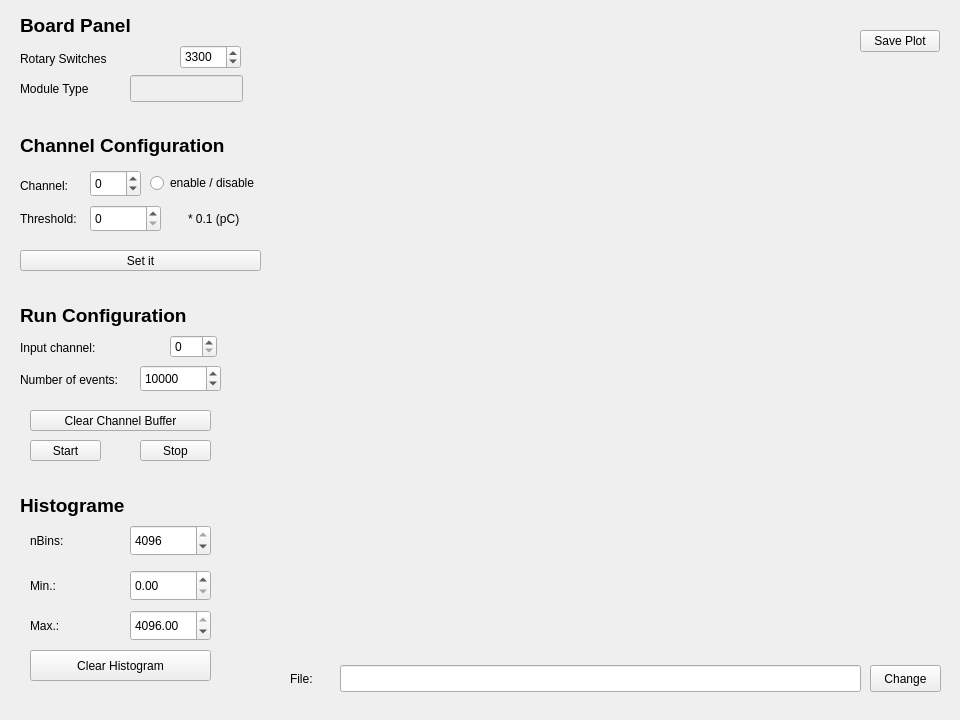
<?xml version="1.0" encoding="UTF-8"?>
<ui version="4.0">
 <class>qdc</class>
 <widget class="QWidget" name="qdc">
  <property name="geometry">
   <rect>
    <x>0</x>
    <y>0</y>
    <width>960</width>
    <height>720</height>
   </rect>
  </property>
  <property name="windowTitle">
   <string>Form</string>
  </property>
  <widget class="QPushButton" name="pushButton_clearChannel">
   <property name="geometry">
    <rect>
     <x>30</x>
     <y>410</y>
     <width>181</width>
     <height>21</height>
    </rect>
   </property>
   <property name="text">
    <string>Clear Channel Buffer</string>
   </property>
  </widget>
  <widget class="QCustomPlot" name="qdc_profile" native="true">
   <property name="geometry">
    <rect>
     <x>290</x>
     <y>60</y>
     <width>651</width>
     <height>601</height>
    </rect>
   </property>
  </widget>
  <widget class="QLabel" name="label_3">
   <property name="geometry">
    <rect>
     <x>30</x>
     <y>530</y>
     <width>41</width>
     <height>21</height>
    </rect>
   </property>
   <property name="text">
    <string>nBins: </string>
   </property>
  </widget>
  <widget class="QLabel" name="label_4">
   <property name="geometry">
    <rect>
     <x>30</x>
     <y>575</y>
     <width>41</width>
     <height>21</height>
    </rect>
   </property>
   <property name="text">
    <string>Min.:</string>
   </property>
  </widget>
  <widget class="QLabel" name="label_5">
   <property name="geometry">
    <rect>
     <x>30</x>
     <y>615</y>
     <width>41</width>
     <height>21</height>
    </rect>
   </property>
   <property name="text">
    <string>Max.:</string>
   </property>
  </widget>
  <widget class="QSpinBox" name="spinBox_qdc_nbins">
   <property name="geometry">
    <rect>
     <x>130</x>
     <y>525</y>
     <width>81</width>
     <height>31</height>
    </rect>
   </property>
   <property name="maximum">
    <number>4096</number>
   </property>
   <property name="value">
    <number>4096</number>
   </property>
  </widget>
  <widget class="QLabel" name="label_6">
   <property name="geometry">
    <rect>
     <x>20</x>
     <y>370</y>
     <width>131</width>
     <height>20</height>
    </rect>
   </property>
   <property name="text">
    <string>Number of events:</string>
   </property>
  </widget>
  <widget class="QSpinBox" name="spinBox_qdc_nevents">
   <property name="geometry">
    <rect>
     <x>140</x>
     <y>365</y>
     <width>81</width>
     <height>27</height>
    </rect>
   </property>
   <property name="minimum">
    <number>-1</number>
   </property>
   <property name="maximum">
    <number>10000000</number>
   </property>
   <property name="value">
    <number>10000</number>
   </property>
  </widget>
  <widget class="QPushButton" name="pushButton_qdc_startprofile">
   <property name="geometry">
    <rect>
     <x>30</x>
     <y>440</y>
     <width>71</width>
     <height>21</height>
    </rect>
   </property>
   <property name="text">
    <string>Start</string>
   </property>
  </widget>
  <widget class="QPushButton" name="pushButton_stopprofile">
   <property name="geometry">
    <rect>
     <x>140</x>
     <y>440</y>
     <width>71</width>
     <height>21</height>
    </rect>
   </property>
   <property name="text">
    <string>Stop</string>
   </property>
  </widget>
  <widget class="QDoubleSpinBox" name="doubleSpinBox_qdc_vmin">
   <property name="geometry">
    <rect>
     <x>130</x>
     <y>570</y>
     <width>81</width>
     <height>31</height>
    </rect>
   </property>
   <property name="maximum">
    <double>4096.000000000000000</double>
   </property>
  </widget>
  <widget class="QDoubleSpinBox" name="doubleSpinBox_qdc_vmax">
   <property name="geometry">
    <rect>
     <x>130</x>
     <y>610</y>
     <width>81</width>
     <height>31</height>
    </rect>
   </property>
   <property name="minimum">
    <double>0.000000000000000</double>
   </property>
   <property name="maximum">
    <double>4096.000000000000000</double>
   </property>
   <property name="value">
    <double>4096.000000000000000</double>
   </property>
  </widget>
  <widget class="QPushButton" name="pushButton_clearProfile">
   <property name="geometry">
    <rect>
     <x>30</x>
     <y>650</y>
     <width>181</width>
     <height>31</height>
    </rect>
   </property>
   <property name="text">
    <string>Clear Histogram</string>
   </property>
  </widget>
  <widget class="QLabel" name="label_qdc_2">
   <property name="geometry">
    <rect>
     <x>20</x>
     <y>50</y>
     <width>121</width>
     <height>17</height>
    </rect>
   </property>
   <property name="text">
    <string>Rotary Switches</string>
   </property>
  </widget>
  <widget class="QLineEdit" name="lineEdit_qdc_module_type">
   <property name="enabled">
    <bool>false</bool>
   </property>
   <property name="geometry">
    <rect>
     <x>130</x>
     <y>75</y>
     <width>113</width>
     <height>27</height>
    </rect>
   </property>
  </widget>
  <widget class="QLabel" name="label_qdc_3">
   <property name="geometry">
    <rect>
     <x>20</x>
     <y>80</y>
     <width>101</width>
     <height>17</height>
    </rect>
   </property>
   <property name="text">
    <string>Module Type</string>
   </property>
  </widget>
  <widget class="QSpinBox" name="spinBox_qdc_rotary_switches">
   <property name="geometry">
    <rect>
     <x>180</x>
     <y>45</y>
     <width>61</width>
     <height>24</height>
    </rect>
   </property>
   <property name="maximum">
    <number>65535</number>
   </property>
   <property name="value">
    <number>13056</number>
   </property>
   <property name="displayIntegerBase">
    <number>16</number>
   </property>
  </widget>
  <widget class="QLabel" name="label_qdc_1">
   <property name="geometry">
    <rect>
     <x>20</x>
     <y>10</y>
     <width>131</width>
     <height>31</height>
    </rect>
   </property>
   <property name="font">
    <font>
     <pointsize>14</pointsize>
     <weight>75</weight>
     <bold>true</bold>
    </font>
   </property>
   <property name="text">
    <string>Board Panel</string>
   </property>
  </widget>
  <widget class="QWidget" name="widget_qdc_display" native="true">
   <property name="geometry">
    <rect>
     <x>20</x>
     <y>170</y>
     <width>271</width>
     <height>121</height>
    </rect>
   </property>
   <widget class="QRadioButton" name="radioButton_qdc_enable">
    <property name="geometry">
     <rect>
      <x>130</x>
      <y>2</y>
      <width>131</width>
      <height>22</height>
     </rect>
    </property>
    <property name="text">
     <string>enable / disable</string>
    </property>
   </widget>
   <widget class="QLabel" name="label">
    <property name="geometry">
     <rect>
      <x>0</x>
      <y>0</y>
      <width>71</width>
      <height>31</height>
     </rect>
    </property>
    <property name="text">
     <string>Channel: </string>
    </property>
   </widget>
   <widget class="QSpinBox" name="spinBox_qdc_channelN">
    <property name="geometry">
     <rect>
      <x>70</x>
      <y>0</y>
      <width>51</width>
      <height>27</height>
     </rect>
    </property>
    <property name="minimum">
     <number>-1</number>
    </property>
    <property name="maximum">
     <number>31</number>
    </property>
   </widget>
   <widget class="QLabel" name="label_7">
    <property name="geometry">
     <rect>
      <x>168</x>
      <y>40</y>
      <width>71</width>
      <height>17</height>
     </rect>
    </property>
    <property name="text">
     <string>* 0.1 (pC)</string>
    </property>
   </widget>
   <widget class="QLabel" name="label_2">
    <property name="geometry">
     <rect>
      <x>0</x>
      <y>40</y>
      <width>81</width>
      <height>17</height>
     </rect>
    </property>
    <property name="text">
     <string>Threshold: </string>
    </property>
   </widget>
   <widget class="QPushButton" name="pushButton">
    <property name="geometry">
     <rect>
      <x>0</x>
      <y>80</y>
      <width>241</width>
      <height>21</height>
     </rect>
    </property>
    <property name="text">
     <string>Set it</string>
    </property>
   </widget>
   <widget class="QSpinBox" name="spinBox_qdc_threshold">
    <property name="geometry">
     <rect>
      <x>70</x>
      <y>35</y>
      <width>71</width>
      <height>27</height>
     </rect>
    </property>
    <property name="maximum">
     <number>4080</number>
    </property>
    <property name="singleStep">
     <number>16</number>
    </property>
   </widget>
  </widget>
  <widget class="QLineEdit" name="lineEdit_qdc_file_name">
   <property name="geometry">
    <rect>
     <x>340</x>
     <y>665</y>
     <width>521</width>
     <height>27</height>
    </rect>
   </property>
  </widget>
  <widget class="QPushButton" name="pushButton_qdc_file_name">
   <property name="geometry">
    <rect>
     <x>870</x>
     <y>665</y>
     <width>71</width>
     <height>27</height>
    </rect>
   </property>
   <property name="text">
    <string>Change</string>
   </property>
  </widget>
  <widget class="QLabel" name="label_qcd_8">
   <property name="geometry">
    <rect>
     <x>290</x>
     <y>670</y>
     <width>31</width>
     <height>17</height>
    </rect>
   </property>
   <property name="text">
    <string>File:</string>
   </property>
  </widget>
  <widget class="QLabel" name="label_qdc_4">
   <property name="geometry">
    <rect>
     <x>20</x>
     <y>130</y>
     <width>251</width>
     <height>31</height>
    </rect>
   </property>
   <property name="font">
    <font>
     <pointsize>14</pointsize>
     <weight>75</weight>
     <bold>true</bold>
    </font>
   </property>
   <property name="text">
    <string>Channel Configuration</string>
   </property>
  </widget>
  <widget class="QLabel" name="label_qdc_5">
   <property name="geometry">
    <rect>
     <x>20</x>
     <y>300</y>
     <width>251</width>
     <height>31</height>
    </rect>
   </property>
   <property name="font">
    <font>
     <pointsize>14</pointsize>
     <weight>75</weight>
     <bold>true</bold>
    </font>
   </property>
   <property name="text">
    <string>Run Configuration</string>
   </property>
  </widget>
  <widget class="QLabel" name="label_qdc_6">
   <property name="geometry">
    <rect>
     <x>20</x>
     <y>490</y>
     <width>151</width>
     <height>31</height>
    </rect>
   </property>
   <property name="font">
    <font>
     <pointsize>14</pointsize>
     <weight>75</weight>
     <bold>true</bold>
    </font>
   </property>
   <property name="text">
    <string>Histograme</string>
   </property>
  </widget>
  <widget class="QLabel" name="label_8">
   <property name="geometry">
    <rect>
     <x>20</x>
     <y>340</y>
     <width>131</width>
     <height>16</height>
    </rect>
   </property>
   <property name="text">
    <string>Input channel:</string>
   </property>
  </widget>
  <widget class="QSpinBox" name="spinBox_input_channel">
   <property name="geometry">
    <rect>
     <x>170</x>
     <y>335</y>
     <width>47</width>
     <height>23</height>
    </rect>
   </property>
   <property name="maximum">
    <number>15</number>
   </property>
  </widget>
  <widget class="QPushButton" name="pushButton_save_plot">
   <property name="geometry">
    <rect>
     <x>860</x>
     <y>30</y>
     <width>80</width>
     <height>22</height>
    </rect>
   </property>
   <property name="text">
    <string>Save Plot</string>
   </property>
  </widget>
 </widget>
 <customwidgets>
  <customwidget>
   <class>QCustomPlot</class>
   <extends>QWidget</extends>
   <header location="global">qcustomplot.h</header>
   <container>1</container>
  </customwidget>
 </customwidgets>
 <resources/>
 <connections/>
</ui>
